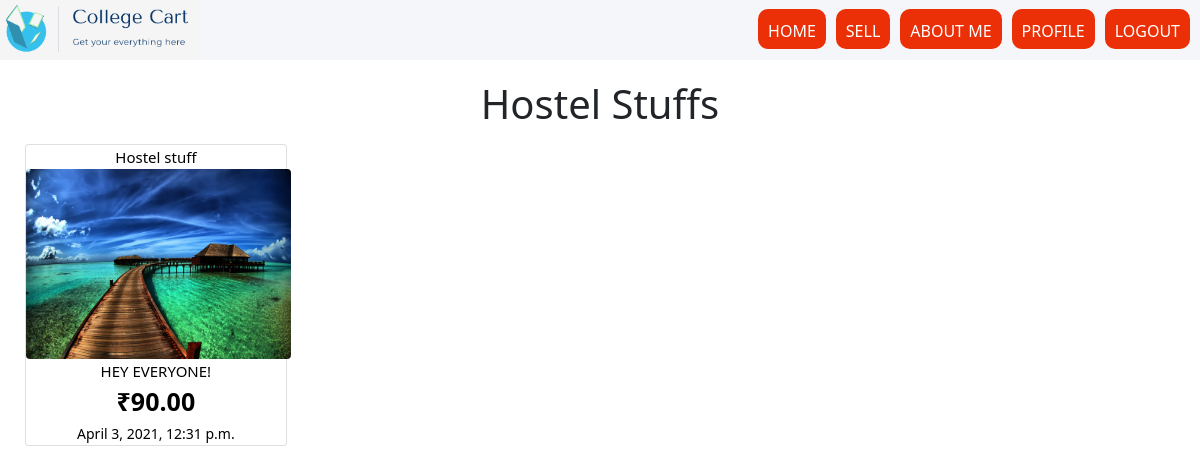
The app's page /shop/hostel/ (signed in), older data.
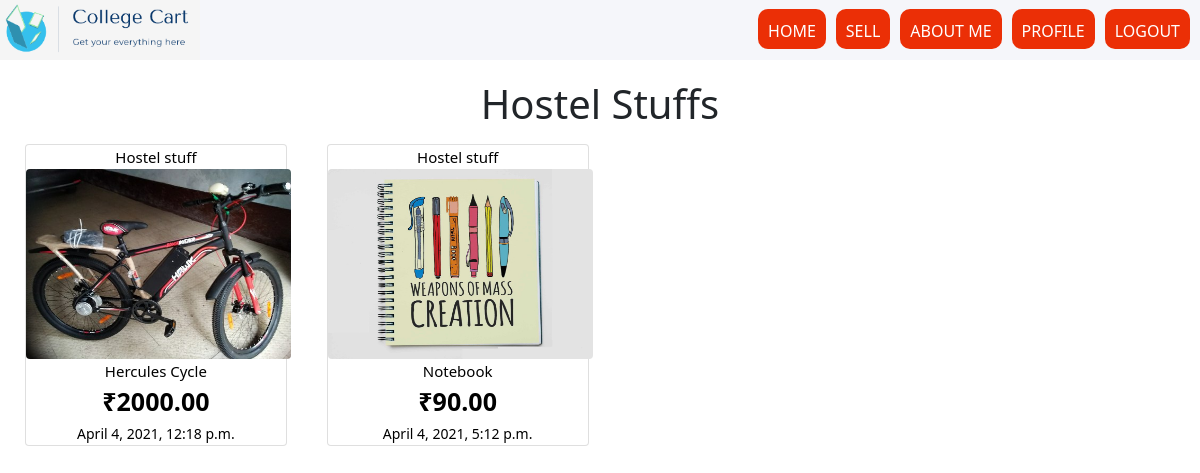
The same page, newer data.
### shop/models.py (models this page shows)
class item(models.Model):
	user=models.ForeignKey(User, on_delete=models.CASCADE)
	category=models.ForeignKey(Category, on_delete=models.CASCADE)
	subcategoryname=models.ForeignKey(subcategory, on_delete=models.CASCADE)
	title=models.CharField(max_length=1000,null=False, blank=False)
	image=models.ImageField(null= False, blank=False, upload_to="itemimage" )
	description=models.CharField(max_length=1000, null=False, blank=False)
	price = models.DecimalField(max_digits=10, decimal_places=2)
	address=models.CharField(max_length=1000,null=False, blank=False)
	available = models.BooleanField(default=True)
	published_on=models.DateTimeField(auto_now=True)

class Category(models.Model):
	name=models.CharField(max_length=100)
	def __str__(self):
		return self.name

### shop/views.py (the view)
# urls.py: path('hostel/',views.hostelView,name="hostel"),
@login_required
def hostelView(request):
	hostel_items = item.objects.filter(category__name = 'Hostel stuff',available=True)
	return render(request, 'hostel.html', {'items':hostel_items})

### shop/context_processors.py (called while the page is built)
def menu_categories(request):
    categories = Category.objects.all()
    return {'menu_categories':categories}

### shop/templates/hostel.html
{% extends 'index.html' %}
{% load static %}
{% block content %}
<div id="container1" style="background-color:#f5f6fa;">
    <div class="headline" style="display: flex; flex-direction: row; justify-content: space-between;">
    <div class="image" style="display: flex;"><img src="{% static './logo1.PNG' %}" style="width: 200px; height: 60px;">
    </div>
    <div class="tags" style="display: flex;">
        <div class="icons" style="display: flex; flex-direction: row; justify-content: space-around;">
            <div class="small1" style="display: flex;"><button class="button" style="border: none; padding: 10px; margin-right: 10px; height: 40px; margin-top: 9px; border-radius: 10px; color: white; "><a href="{% url 'index' %}" style="text-decoration: none; color: white;">HOME</a></button></div>
            <div class="small2" style="display: flex;"><button class="button" style="border: none; padding: 10px; margin-right: 10px; height: 40px; margin-top: 9px; border-radius: 10px; color: white;"><a href="{% url 'ad' %}" style="text-decoration: none; color: white;">SELL</a></button></div>
            <div class="small3" style="display: flex;"><button class="button" style="border: none; padding: 10px; margin-right: 10px; height: 40px; margin-top: 9px; border-radius: 10px; color: white;"><a href="{% url 'about' %}" style="text-decoration: none; color: white;">ABOUT ME</a></button></div>
            <div class="small4" style="display: flex;"><button class="button" style="border: none; padding: 10px; margin-right: 10px; height: 40px; margin-top: 9px; border-radius: 10px; color: white;"><a href="{% url 'profile' %}" style="text-decoration: none; color: white;">PROFILE</a></button></div>
            <div class="small5" style="display: flex;"><button class="button" style="border: none; padding: 10px; margin-right: 10px; height: 40px; margin-top: 9px; border-radius: 10px; color: white;"><a href="{% url 'logout' %}" style="text-decoration: none; color: white;">LOGOUT</a></button></div>
        </div>
    </div>
    </div>
</div>
<h1 style="text-align: center; margin-top: 20px;"> Hostel Stuffs</h1>
<div class="row" style="margin-left: 5px;">
    {% for a in items %}
        <div class="col-sm-3">
            <a href="{% url 'detail' a.id %}" style="text-decoration: none; color: black;">
            <div class="card m-2">
            <center>
            <small class="" style="text-align: center; font-size: 15px;;">{{a.category}}</small><br>
            <img src="{{a.image.url}}" alt="" class="card" height="190px" width="265px" style="border: none;">
            <small style="text-align: center; font-size: 15px;">{{a.title}}</small><br>
            <small class="" style="text-align: center; font-size: 25px;"><b>&#8377;{{a.price}}</b></small><br>
            <small class="" style="text-align: center;">{{a.published_on}}</small><br>
            </center>
            </div>
            </a>
        </div>
    {% endfor %}
</div>
{% endblock %}

Row changes from the older to the newer data that the page shows:
removed item: category "Hostel stuff", image (picture), title "HEY EVERYONE!", price "90.00", published_on "April 3, 2021, 12:31 p.m."
added item: category "Hostel stuff", image (picture), title "Hercules Cycle", price "2000.00", published_on "April 4, 2021, 12:18 p.m."
added item: category "Hostel stuff", image (picture), title "Notebook", price "90.00", published_on "April 4, 2021, 5:12 p.m."
